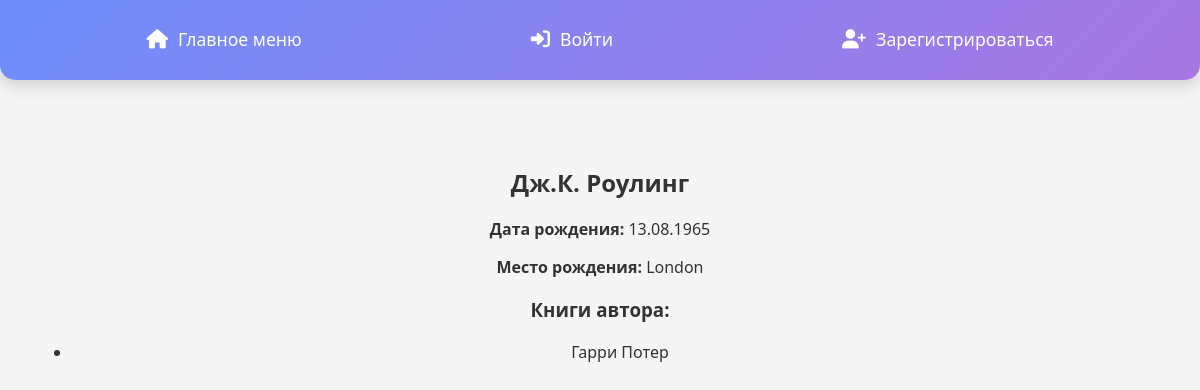
The app's page /author/4/ with its own data.
### books/models.py (models this page shows, shortened)
class Author(models.Model):
    name = models.CharField(max_length=100)
    surname = models.CharField(max_length=100)
    date_of_birth = models.DateField()
    date_of_death = models.DateField(null=True, blank=True)
    place_of_birth = models.CharField(max_length=100)
    biography = models.TextField(null=True, blank=True)

class Book(models.Model):
    isbn = models.CharField(max_length=13, unique=True)
    title = models.CharField(max_length=255)
    description = models.TextField(blank=True, null=True)
    rating = models.DecimalField(max_digits=3, decimal_places=1, null=True, blank=True)
    date_of_publish = models.DateField(null=True, blank=True)
    authors = models.ManyToManyField(Author, related_name="books")
    genres = models.ManyToManyField(Genre, related_name="books")

### books/views.py (the view)
# urls.py: path('author/<int:author_id>/', views.author_detail, name='author_detail'),
def author_detail(request, author_id):
    author = get_object_or_404(Author, id=author_id)
    return render(request, 'books/author_detail.html', {'author': author})

### books/templates/books/author_detail.html (shortened to what this page needs)
{% extends 'main/layout.html' %}
{% block content %}
<h2>{{ author.name }} {{ author.surname }}</h2>
<p><strong>Дата рождения:</strong> {{ author.date_of_birth|date:"d.m.Y" }}</p>
<p><strong>Место рождения:</strong> {{ author.place_of_birth }}</p>
{% if author.books.exists %}
    <h3>Книги автора:</h3>
    <ul>
        {% for book in author.books.all %}
            <li>{{ book.title }}</li>
        {% endfor %}
    </ul>
{% else %}
    <p>У этого автора пока нет книг.</p>
{% endif %}
{% endblock %}

### main/static/main/css/layout.css (style rules this page uses)
body { font-family: 'Segoe UI', Tahoma, Geneva, Verdana, sans-serif; margin: 0; padding: 0; background-color: #f5f5f5; color: #333; }

### records on screen
Author: name "Дж.К.", surname "Роулинг", date_of_birth "13.08.1965", place_of_birth "London"
Book: title "Гарри Потер"
